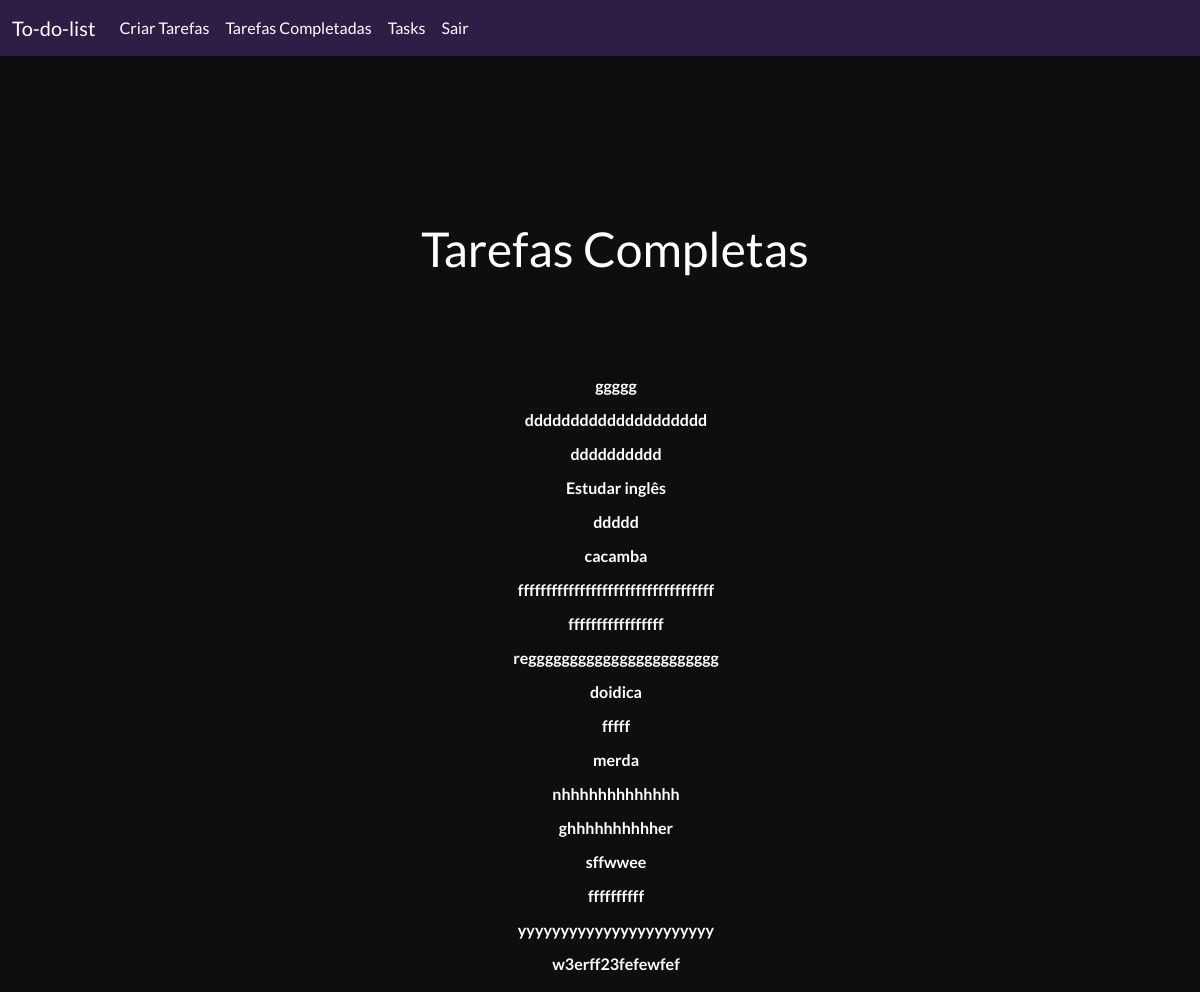
The page /completed-tasks/ (signed in) on the database as committed earlier.
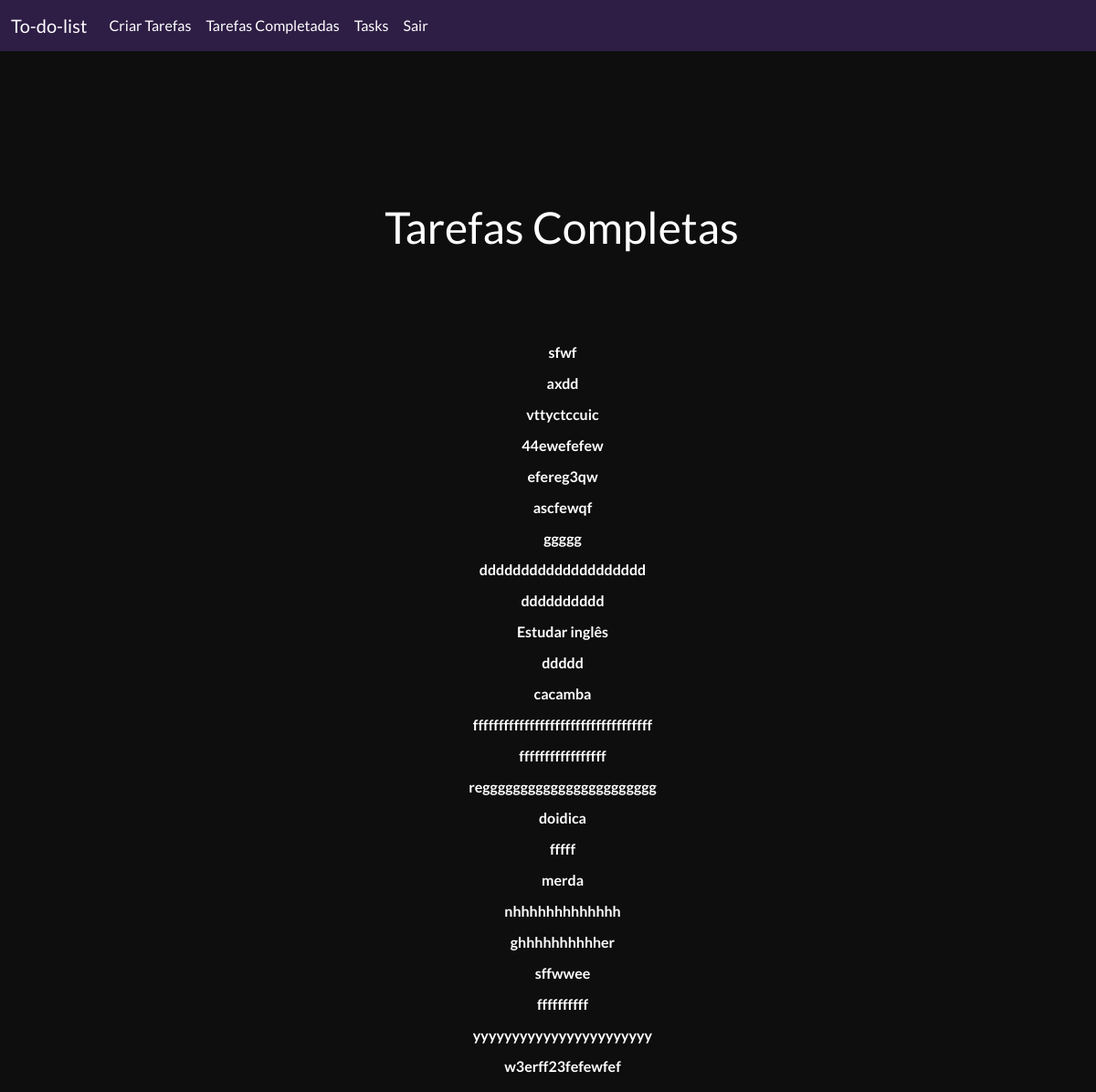
The same page on the database as committed later.
### task/models.py (models this page shows, shortened)
class Task(models.Model):
    title = models.CharField(max_length=100)
    description = models.TextField(blank=True)
    created = models.DateTimeField(null=True)
    datecompleted = models.DateTimeField(null=True)
    important = models.BooleanField(default=False)
    user = models.ForeignKey(User, on_delete=models.CASCADE)

### task/views.py (the view)
# urls.py: path('completed-tasks/', views.completed_tasks, name='completed_tasks'),
@login_required
def completed_tasks(request):
    tasks = Task.objects.filter(user=request.user, datecompleted__isnull=False).order_by('-datecompleted')
    return render(request, 'completed_tasks.html', {'tasks': tasks})

### task/templates/completed_tasks.html (shortened to what this page needs)
{% extends 'menu.html' %}
{% block content %}
{% load static %}
<!DOCTYPE html>
<html lang="pt-br">
<head>
    <link rel="stylesheet" href="{% static 'task/css/tasks.css' %}">
</head>
<body>
    <h1 class="complete">Tarefas Completas</h1>
    <ol class="to-do-list">
        {% for task in tasks %}
            <strong>
                <li>{{ task.title }}</li>
            </strong>
        {% endfor %}
    </ol>
</body>
</html>
{% endblock %}

### task/templates/menu.html (shortened to what this page needs)
{% load static %}
<!DOCTYPE html>
<html lang="pt-br">
<head>
    <link rel="stylesheet" href="{% static 'task/css/menu.css' %}">
    <link href="https://cdn.jsdelivr.net/npm/bootstrap@5.3.1/dist/css/bootstrap.min.css" rel="stylesheet">
</head>
<body>
  <nav class="navbar navbar-expand-lg" id="navbar">
    <div class="container-fluid">
      <a class="navbar-brand" href="#" style="color: #FFF;">To-do-list</a>
      <div class="collapse navbar-collapse" id="navbarNav">
        <ul class="navbar-nav ml-auto">
          {% if user.is_authenticated %}
          <li class="nav-item">
            <a class="nav-link" href="/create/tasks" style="color: #FFF;">Criar Tarefas</a>
          </li>
          <li class="nav-item">
            <a class="nav-link" href="/completed-tasks" style="color: #FFF;">Tarefas Completadas</a>
          </li>
          <li class="nav-item">
            <a class="nav-link" href="/tasks" style="color: #FFF;">Tasks</a>
          </li>
          <li class="nav-item">
            <a class="nav-link" href="/sair" style="color: #FFF;">Sair</a>
          </li>
          {% endif %}
        </ul>
      </div>
    </div>
  </nav>
      {% block content %}
      {% endblock %}
</body>
</html>

### task/static/task/css/menu.css (style rules this page uses)
* { margin: 0; padding: 0; box-sizing: border-box; }
#navbar { width: 100%; background-color: #2e1e45; color: #FFF; }

### task/static/task/css/tasks.css (style rules this page uses)
:root { --color-dark: rgb(14, 14, 14); --color-dark2: rgb(32, 32, 32); --color-dark3: rgb(22, 22, 22); --color-white: #fff; --color-green: rgb(103, 195, 80); --color-green2: rgb(51, 149, 26); --color-red: rgb(184, 40, 35); --color-red2: rgb(146, 22, 17); }
* { margin: 0; padding: 0; box-sizing: border-box; }
body { font-family: 'Lato'; background-color: var(--color-dark); color: var(--color-white); display: flex; flex-direction: column; align-items: center; gap: 4rem; }
h1 { font-size: 3rem; text-transform: uppercase; margin-bottom: 2rem; margin-left: 30px; margin-top: 100px; }
.complete { text-transform: none; }

### task/templates/completed_tasks.html (style rules this page uses)
#navbar { width: 100%; }
ol { display: flex; flex-direction: column; align-items: center; justify-content: center; gap: 10px; list-style-type: none; }

Rows that differ between the two databases and show on the page:
added Task: title "sfwf"
added Task: title "axdd"
added Task: title "vttyctccuic"
added Task: title "44ewefefew"
added Task: title "efereg3qw"
added Task: title "ascfewqf"
